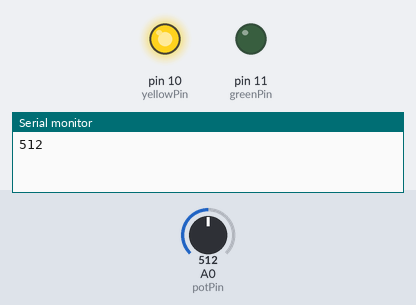
Recording of a sketch running on a simulated Arduino Uno, built with avr-gcc and run on an emulated ATmega328P. Shown: output pins drawn as LEDs (lit = HIGH), the last lines printed to the serial monitor. The test bench sets the inputs (shaded band); at power-on: A0 (potPin) = 512.

Above: at 1.3 s.
1.4 s: A0 (potPin) set to 267
At 2.7 s:
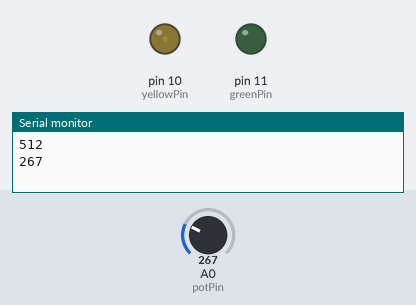
3.0 s: A0 (potPin) set to 255
At 4.0 s:
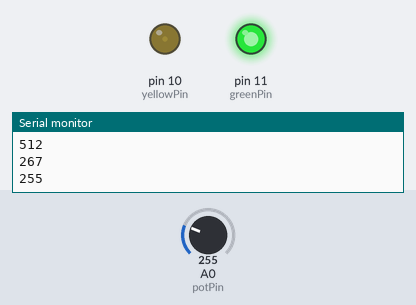
4.5 s: A0 (potPin) set to 122
At 5.2 s:
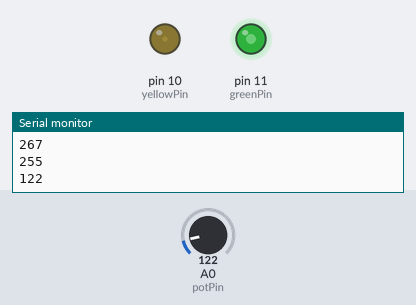
6.0 s: A0 (potPin) set to 511
At 6.3 s:
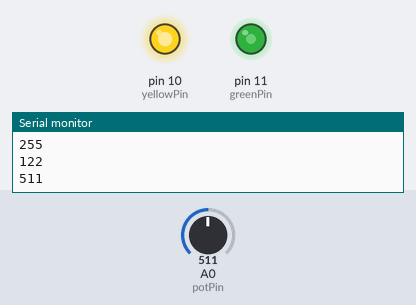
7.5 s: A0 (potPin) set to 245
At 8.7 s:
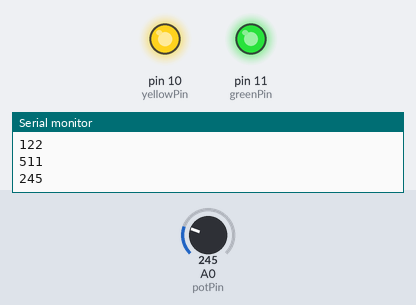
9.0 s: A0 (potPin) set to 265
At 9.8 s:
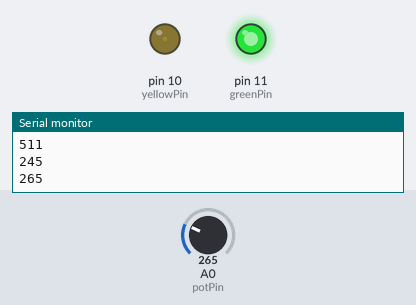
Timing chart, 0 to 11.5 s (numbered marks = the images above; inputs shaded):
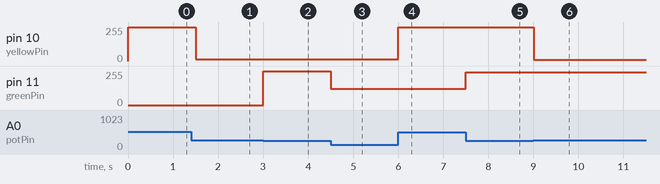

The sketch:

analog_write_n_read_11.ino
```cpp
/*
Adafruit Arduino - Lesson 8. Analog Inputs......000000000000000000000000
*/

int potPin = 0;
int greenPin = 11;
int yellowPin = 10;

int musicPin = 12;

int prev = 0;

void setup()
{
  pinMode(greenPin, OUTPUT);
  pinMode(yellowPin, OUTPUT);
  Serial.begin(9600);
}

void loop()
{
  int reading  = analogRead(potPin);

  //int pitch = reading * 10;
//  tone(musicPin, pitch);
    //tone(musicPin, 800);


  if (reading != prev) {
    Serial.println(reading);

      //Serial.println(pitch);

    prev = reading;


    if (reading > 255) {
     reading = reading - 255;
     if (reading > 255) {
       reading = 255;
     }
     analogWrite(yellowPin, reading);
    }
    else {
     analogWrite(greenPin, reading);
    }


  }

  delay(500);
}
```

Measured:
- the behaviour switches between 256 and 255 on A0 (potPin) (found by bisection; images 1 and 2)
- after the input at 1.4 s, pin 10 (yellowPin): 255/255 → 12/255 after 0.10 s
- after the input at 3.0 s, pin 11 (greenPin): 0/255 → 255/255 at once
- after the input at 4.5 s, pin 11 (greenPin): 255/255 → 122/255 at once
- after the input at 6.0 s, pin 10 (yellowPin): 12/255 → 255/255 at once
- after the input at 7.5 s, pin 11 (greenPin): 122/255 → 245/255 at once
- after the input at 9.0 s, pin 10 (yellowPin): 255/255 → 10/255 at once
